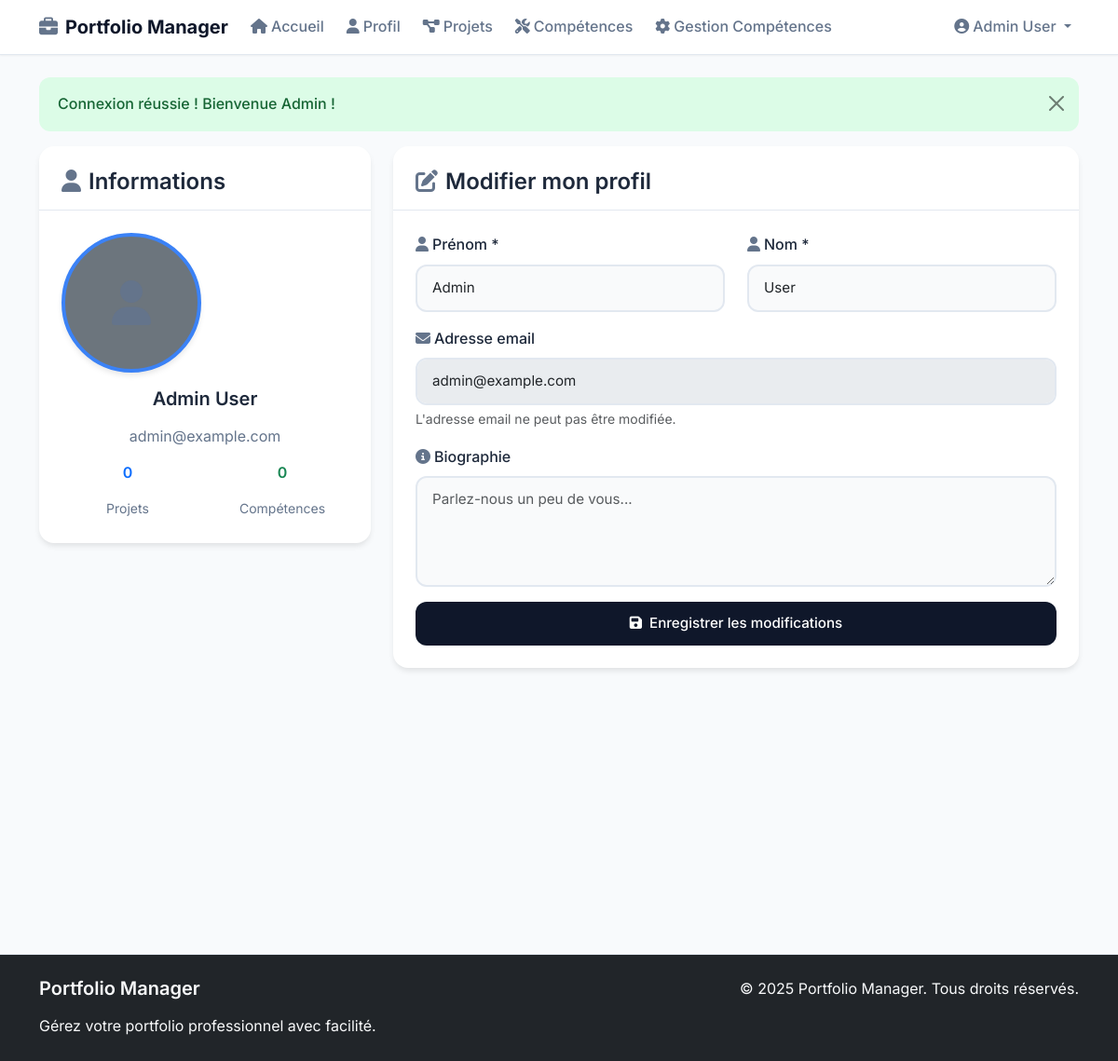
The app's page /profile.php (signed in) with its own data.
### tables this page shows
CREATE TABLE users (
    id INT AUTO_INCREMENT PRIMARY KEY,
    email VARCHAR(255) UNIQUE NOT NULL,
    password VARCHAR(255) NOT NULL,
    first_name VARCHAR(100) NOT NULL,
    last_name VARCHAR(100) NOT NULL,
    role ENUM('user', 'admin') DEFAULT 'user',
    bio TEXT,
    avatar VARCHAR(255),
    created_at TIMESTAMP DEFAULT CURRENT_TIMESTAMP,
    updated_at TIMESTAMP DEFAULT CURRENT_TIMESTAMP ON UPDATE CURRENT_TIMESTAMP,
    remember_token VARCHAR(255),
    reset_token VARCHAR(255),
    reset_token_expires_at TIMESTAMP NULL
);

### profile.php (the view, shortened to what this page needs)
<?php
$pdo = getDBConnection();
$stmt = $pdo->prepare("SELECT * FROM users WHERE id = ?");
$stmt->execute([$_SESSION['user_id']]);
$user = $stmt->fetch();
$stmt = $pdo->prepare("SELECT COUNT(*) as project_count FROM projects WHERE user_id = ?");
$stmt->execute([$_SESSION['user_id']]);
$project_count = $stmt->fetch()['project_count'];
$stmt = $pdo->prepare("SELECT COUNT(*) as skill_count FROM user_skills WHERE user_id = ?");
$stmt->execute([$_SESSION['user_id']]);
$skill_count = $stmt->fetch()['skill_count'];
include 'includes/header.php';
?>
<div class="row">
    <div class="col-md-4">
        <div class="card">
            <div class="card-header">
                <h4><i class="fas fa-user me-2"></i>Informations</h4>
            </div>
            <div class="card-body text-center">
                <?php if ($user['avatar']): ?>
                    <img src="<?php echo UPLOAD_PATH . $user['avatar']; ?>"
                         class="profile-avatar mb-3"
                         alt="Avatar">
                <?php else: ?>
                    <div class="profile-avatar mb-3 bg-secondary d-flex align-items-center justify-content-center text-white">
                        <i class="fas fa-user fa-3x"></i>
                    </div>
                <?php endif; ?>
                <h5><?php echo htmlspecialchars($user['first_name'] . ' ' . $user['last_name']); ?></h5>
                <p class="text-muted"><?php echo htmlspecialchars($user['email']); ?></p>
                <div class="row text-center mt-3">
                    <div class="col-6">
                        <h6 class="text-primary"><?php echo $project_count; ?></h6>
                        <small class="text-muted">Projets</small>
                    </div>
                    <div class="col-6">
                        <h6 class="text-success"><?php echo $skill_count; ?></h6>
                        <small class="text-muted">Compétences</small>
                    </div>
                </div>
            </div>
        </div>
    </div>
    <div class="col-md-8">
        <div class="card">
            <div class="card-header">
                <h4><i class="fas fa-edit me-2"></i>Modifier mon profil</h4>
            </div>
            <div class="card-body">
                <form method="POST" class="needs-validation" novalidate>
                    <div class="row">
                        <div class="col-md-6">
                            <div class="mb-3">
                                <label for="first_name" class="form-label">
                                    <i class="fas fa-user me-1"></i>Prénom *
                                </label>
                                <input type="text"
                                       class="form-control"
                                       id="first_name"
                                       name="first_name"
                                       value="<?php echo htmlspecialchars($user['first_name']); ?>"
                                       required>
                            </div>
                        </div>
                        <div class="col-md-6">
                            <div class="mb-3">
                                <label for="last_name" class="form-label">
                                    <i class="fas fa-user me-1"></i>Nom *
                                </label>
                                <input type="text"
                                       class="form-control"
                                       id="last_name"
                                       name="last_name"
                                       value="<?php echo htmlspecialchars($user['last_name']); ?>"
                                       required>
                            </div>
                        </div>
                    </div>
                    <div class="mb-3">
                        <label for="email" class="form-label">
                            <i class="fas fa-envelope me-1"></i>Adresse email
                        </label>
                        <input type="email"
                               class="form-control"
                               id="email"
                               value="<?php echo htmlspecialchars($user['email']); ?>"
                               disabled>
                        <div class="form-text">
                            L'adresse email ne peut pas être modifiée.
                        </div>
                    </div>
                    <div class="mb-3">
                        <label for="bio" class="form-label">
                            <i class="fas fa-info-circle me-1"></i>Biographie
                        </label>
                        <textarea class="form-control"
                                  id="bio"
                                  name="bio"
                                  rows="4"
                                  placeholder="Parlez-nous un peu de vous..."><?php echo htmlspecialchars($user['bio']); ?></textarea>
                    </div>
                    <div class="d-grid">
                        <button type="submit" class="btn btn-primary">
                            <i class="fas fa-save me-2"></i>Enregistrer les modifications
                        </button>
                    </div>
                </form>
            </div>
        </div>
    </div>
</div>
<?php include 'includes/footer.php'; ?>

### assets/css/style.css (style rules this page uses)
:root { --color-primary: #0f172a; --color-secondary: #3b82f6; --color-background: #f8fafc; --color-surface: #ffffff; --color-text-primary: #1e293b; --color-text-secondary: #64748b; --color-border: #e2e8f0; --color-success: #dcfce7; --color-success-text: #166534; --color-info: #dbeafe; --color-info-text: #1e40af; --color-warning: #fef3c7; --color-warning-text: #92400e; --color-danger: #fecaca; --color-danger-text: #991b1b; --shadow-sm: 0 1px 2px 0 rgba(0, 0, 0, 0.05); --shadow-md: 0 4px 6px -1px rgba(0, 0, 0, 0.1); --shadow-lg: 0 10px 15px -3px rgba(0, 0, 0, 0.1); --radius-sm: 8px; --radius-md: 12px; --radius-lg: 16px; }
* { box-sizing: border-box; }
body { font-family: 'Inter', -apple-system, BlinkMacSystemFont, 'Segoe UI', Roboto, sans-serif; background-color: var(--color-background); color: var(--color-text-primary); line-height: 1.6; font-weight: 400; }
h1, h2, h3, h4, h5, h6 { font-weight: 600; color: var(--color-text-primary); margin-bottom: 1rem; }
.text-muted { color: var(--color-text-secondary) !important; }
.card { background-color: var(--color-surface); border: none; border-radius: var(--radius-lg); box-shadow: var(--shadow-md); transition: all 0.3s ease; overflow: hidden; }
.card-header { background-color: transparent; border-bottom: 1px solid var(--color-border); padding: 1.5rem 1.5rem 1rem; }
.card-header h3, .card-header h4 { margin-bottom: 0; font-weight: 600; color: var(--color-text-primary); }
.card-body { padding: 1.5rem; }
.btn { font-weight: 500; border-radius: var(--radius-md); padding: 0.75rem 1.5rem; transition: all 0.2s ease; border: none; font-size: 0.95rem; }
.btn-primary { background-color: var(--color-primary); color: white; }
.form-control, .form-select { border: 2px solid var(--color-border); border-radius: var(--radius-md); padding: 0.75rem 1rem; font-size: 0.95rem; background-color: #f9fafb; transition: all 0.2s ease; }
.form-label { font-weight: 500; color: var(--color-text-primary); margin-bottom: 0.5rem; }
.fas, .fa { color: var(--color-text-secondary); }
.btn .fas, .btn .fa { color: inherit; }
.profile-avatar { width: 150px; height: 150px; object-fit: cover; border-radius: 50%; border: 4px solid var(--color-secondary); box-shadow: var(--shadow-md); }
.card { animation: fadeInUp 0.6s ease-out; }

### records on screen
users: first_name+last_name "Admin User", email "admin@example.com", first_name "Admin", last_name "User"

### other values on screen
APP_NAME "Portfolio Manager"
$_SESSION['user_name'] "Admin User"
$_SESSION['message'] "Connexion réussie ! Bienvenue Admin !"
$project_count "0"
$skill_count "0"
